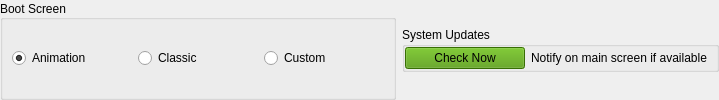
       <widget class="QWidget" name="horizontalWidget6" native="true">
        <property name="sizePolicy">
         <sizepolicy hsizetype="Expanding" vsizetype="Preferred">
          <horstretch>0</horstretch>
          <verstretch>0</verstretch>
         </sizepolicy>
        </property>
        <layout class="QHBoxLayout" name="horizontalLayout_12">
         <property name="leftMargin">
          <number>0</number>
         </property>
         <property name="topMargin">
          <number>0</number>
         </property>
         <property name="rightMargin">
          <number>0</number>
         </property>
         <property name="bottomMargin">
          <number>0</number>
         </property>
         <item>
          <widget class="QGroupBox" name="groupBoxBootScreen">
           <property name="sizePolicy">
            <sizepolicy hsizetype="Expanding" vsizetype="Preferred">
             <horstretch>0</horstretch>
             <verstretch>0</verstretch>
            </sizepolicy>
           </property>
           <property name="title">
            <string>Boot Screen</string>
           </property>
           <property name="alignment">
            <set>Qt::AlignmentFlag::AlignLeading|Qt::AlignmentFlag::AlignLeft|Qt::AlignmentFlag::AlignVCenter</set>
           </property>
           <layout class="QHBoxLayout" name="horizontalLayout_10">
            <property name="topMargin">
             <number>0</number>
            </property>
            <property name="bottomMargin">
             <number>1</number>
            </property>
            <item>
             <widget class="QRadioButton" name="radioButtonAnimatedCSNG">
              <property name="sizePolicy">
               <sizepolicy hsizetype="Fixed" vsizetype="Preferred">
                <horstretch>0</horstretch>
                <verstretch>0</verstretch>
               </sizepolicy>
              </property>
              <property name="minimumSize">
               <size>
                <width>120</width>
                <height>0</height>
               </size>
              </property>
              <property name="maximumSize">
               <size>
                <width>120</width>
                <height>16777215</height>
               </size>
              </property>
              <property name="text">
               <string>Animation</string>
              </property>
              <property name="checked">
               <bool>true</bool>
              </property>
             </widget>
            </item>
            <item>
             <widget class="QRadioButton" name="radioButtonCSNG">
              <property name="sizePolicy">
               <sizepolicy hsizetype="Fixed" vsizetype="Preferred">
                <horstretch>0</horstretch>
                <verstretch>0</verstretch>
               </sizepolicy>
              </property>
              <property name="minimumSize">
               <size>
                <width>120</width>
                <height>0</height>
               </size>
              </property>
              <property name="maximumSize">
               <size>
                <width>120</width>
                <height>16777215</height>
               </size>
              </property>
              <property name="text">
               <string>Classic</string>
              </property>
             </widget>
            </item>
            <item>
             <widget class="QRadioButton" name="radioButtonCustom">
              <property name="sizePolicy">
               <sizepolicy hsizetype="Fixed" vsizetype="Preferred">
                <horstretch>0</horstretch>
                <verstretch>0</verstretch>
               </sizepolicy>
              </property>
              <property name="minimumSize">
               <size>
                <width>120</width>
                <height>0</height>
               </size>
              </property>
              <property name="maximumSize">
               <size>
                <width>120</width>
                <height>16777215</height>
               </size>
              </property>
              <property name="text">
               <string>Custom</string>
              </property>
             </widget>
            </item>
           </layout>
          </widget>
         </item>
         <item>
          <widget class="QGroupBox" name="groupBoxUpdates">
           <property name="sizePolicy">
            <sizepolicy hsizetype="Expanding" vsizetype="Fixed">
             <horstretch>0</horstretch>
             <verstretch>0</verstretch>
            </sizepolicy>
           </property>
           <property name="title">
            <string>System Updates</string>
           </property>
           <layout class="QFormLayout" name="formLayout_31">
            <property name="leftMargin">
             <number>0</number>
            </property>
            <property name="topMargin">
             <number>0</number>
            </property>
            <property name="bottomMargin">
             <number>0</number>
            </property>
            <item row="0" column="0">
             <widget class="QPushButton" name="pushButtonCheckNow">
              <property name="sizePolicy">
               <sizepolicy hsizetype="Fixed" vsizetype="Fixed">
                <horstretch>0</horstretch>
                <verstretch>0</verstretch>
               </sizepolicy>
              </property>
              <property name="minimumSize">
               <size>
                <width>120</width>
                <height>0</height>
               </size>
              </property>
              <property name="maximumSize">
               <size>
                <width>120</width>
                <height>16777215</height>
               </size>
              </property>
              <property name="styleSheet">
               <string notr="true">background-color: rgb(78, 154, 6);
outline: none;</string>
              </property>
              <property name="text">
               <string>Check Now</string>
              </property>
             </widget>
            </item>
            <item row="0" column="1">
             <widget class="QLabel" name="label_20">
              <property name="sizePolicy">
               <sizepolicy hsizetype="Expanding" vsizetype="Preferred">
                <horstretch>0</horstretch>
                <verstretch>0</verstretch>
               </sizepolicy>
              </property>
              <property name="text">
               <string>Notify on main screen if available</string>
              </property>
             </widget>
            </item>
           </layout>
          </widget>
         </item>
        </layout>
       </widget>
